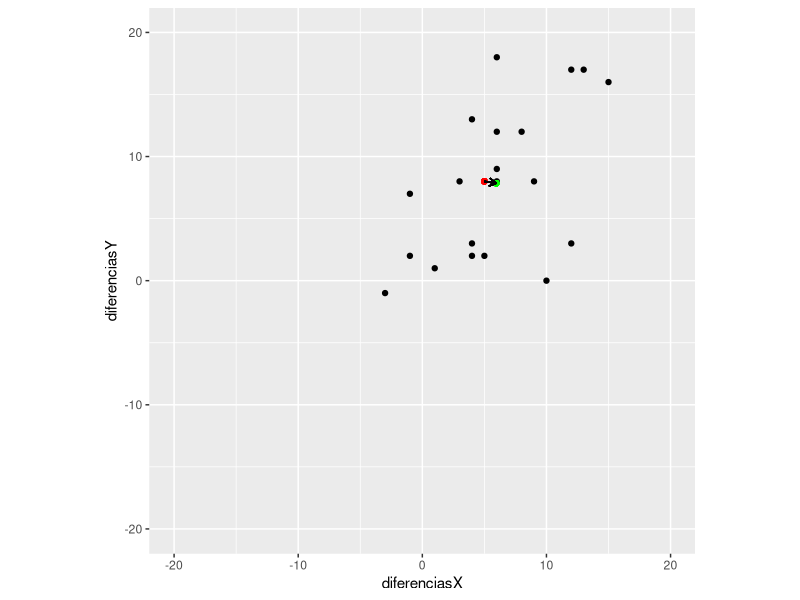

Generate this figure with R:
## ---- chunk 1
library(tidyverse)
library(ggplot2)
## ---- chunk 2
# objetivo <- matrix(1:2,2,1)
objetivo <- sample(-10:10,2, replace = TRUE)
objetivo
## ---- chunk 3
muestreoX <- sample(-10:10,20, replace = TRUE)
muestreoY <- sample(-10:10,20, replace = TRUE)
matrizMuestreo <- cbind(muestreoX, muestreoY)
matrizMuestreo
## ---- chunk 4
diferenciasX <- objetivo[1] - muestreoX
diferenciasY <- objetivo[2] - muestreoY
diferencias <- cbind(diferenciasX, diferenciasY)
# diferencias <- diferencias * -1
diferencias
## ---- chunk 5
puntoEstimado <- c(mean(diferenciasX), mean(diferenciasY))
# diferencias %>% reframe(meanX = mean(diferenciasX), meanY = mean(diferenciasY))

objetivo
puntoEstimado
puntoEstimado - objetivo
## ---- chunk 6
diferencias <- data.frame(diferencias)
grafico1 <- ggplot(diferencias, aes(diferenciasX, diferenciasY)) + 
  geom_point() + 
  geom_point(aes(x=objetivo[1], y=objetivo[2]), colour="red") + 
  geom_point(aes(x=mean(diferenciasX), y=mean(diferenciasY)), colour="green") + 
  geom_segment(aes(x = objetivo[1], y = objetivo[2], xend = mean(diferenciasX), yend = mean(diferenciasY)), arrow = arrow(length = unit(0.2, "cm"))) +
  xlim(-20, 20) + 
  ylim(-20, 20) + 
  theme(aspect.ratio = 1)
grafico1
